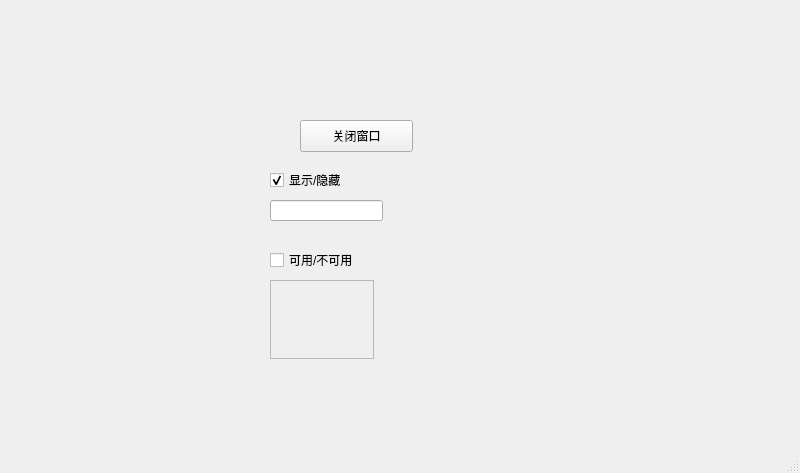
<?xml version="1.0" encoding="UTF-8"?>
<ui version="4.0">
 <class>MainWindow</class>
 <widget class="QMainWindow" name="MainWindow">
  <property name="geometry">
   <rect>
    <x>0</x>
    <y>0</y>
    <width>800</width>
    <height>473</height>
   </rect>
  </property>
  <property name="windowTitle">
   <string>MainWindow</string>
  </property>
  <widget class="QWidget" name="centralwidget">
   <widget class="QPushButton" name="pushButton">
    <property name="geometry">
     <rect>
      <x>300</x>
      <y>120</y>
      <width>113</width>
      <height>32</height>
     </rect>
    </property>
    <property name="text">
     <string>关闭窗口</string>
    </property>
   </widget>
   <widget class="QCheckBox" name="checkBox">
    <property name="geometry">
     <rect>
      <x>270</x>
      <y>170</y>
      <width>87</width>
      <height>20</height>
     </rect>
    </property>
    <property name="text">
     <string>显示/隐藏</string>
    </property>
    <property name="checked">
     <bool>true</bool>
    </property>
   </widget>
   <widget class="QCheckBox" name="checkBox_2">
    <property name="geometry">
     <rect>
      <x>270</x>
      <y>250</y>
      <width>87</width>
      <height>20</height>
     </rect>
    </property>
    <property name="text">
     <string>可用/不可用</string>
    </property>
   </widget>
   <widget class="QLineEdit" name="lineEdit">
    <property name="geometry">
     <rect>
      <x>270</x>
      <y>200</y>
      <width>113</width>
      <height>21</height>
     </rect>
    </property>
   </widget>
   <widget class="QTextEdit" name="textEdit">
    <property name="enabled">
     <bool>false</bool>
    </property>
    <property name="geometry">
     <rect>
      <x>270</x>
      <y>280</y>
      <width>104</width>
      <height>79</height>
     </rect>
    </property>
   </widget>
  </widget>
  <widget class="QMenuBar" name="menubar">
   <property name="geometry">
    <rect>
     <x>0</x>
     <y>0</y>
     <width>800</width>
     <height>22</height>
    </rect>
   </property>
  </widget>
  <widget class="QStatusBar" name="statusbar"/>
 </widget>
 <resources/>
 <connections>
  <connection>
   <sender>pushButton</sender>
   <signal>clicked()</signal>
   <receiver>MainWindow</receiver>
   <slot>close()</slot>
   <hints>
    <hint type="sourcelabel">
     <x>369</x>
     <y>149</y>
    </hint>
    <hint type="destinationlabel">
     <x>371</x>
     <y>217</y>
    </hint>
   </hints>
  </connection>
  <connection>
   <sender>checkBox</sender>
   <signal>toggled(bool)</signal>
   <receiver>lineEdit</receiver>
   <slot>setVisible(bool)</slot>
   <hints>
    <hint type="sourcelabel">
     <x>301</x>
     <y>204</y>
    </hint>
    <hint type="destinationlabel">
     <x>303</x>
     <y>228</y>
    </hint>
   </hints>
  </connection>
  <connection>
   <sender>checkBox_2</sender>
   <signal>toggled(bool)</signal>
   <receiver>textEdit</receiver>
   <slot>setEnabled(bool)</slot>
   <hints>
    <hint type="sourcelabel">
     <x>331</x>
     <y>286</y>
    </hint>
    <hint type="destinationlabel">
     <x>329</x>
     <y>308</y>
    </hint>
   </hints>
  </connection>
 </connections>
</ui>
